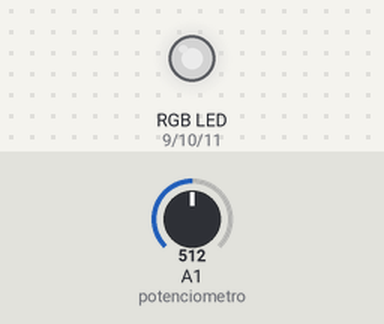
Bench run of a sketch on a simulated Arduino Uno, built with avr-gcc and run on an emulated ATmega328P. Shown: an RGB LED mixed from three pins (HIGH = lit). The test bench sets the inputs (shaded band); at power-on: A1 (potenciometro) = 512. Dim RGB values are drawn brighter than linear.

Above: at 1.2 s.
1.3 s: A1 (potenciometro) set to 716
At 2.5 s:
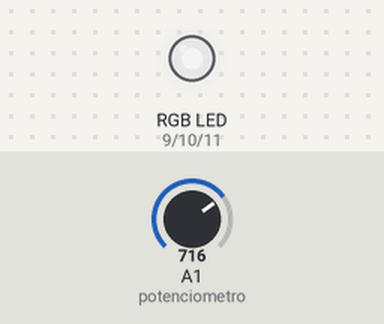
2.8 s: A1 (potenciometro) set to 900
At 3.6 s:
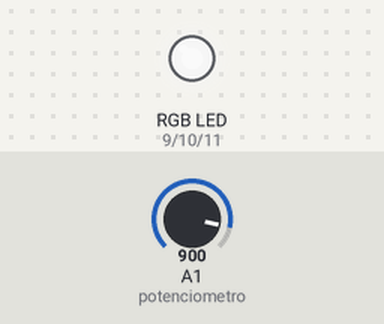
4.3 s: A1 (potenciometro) set to 122
At 4.8 s:
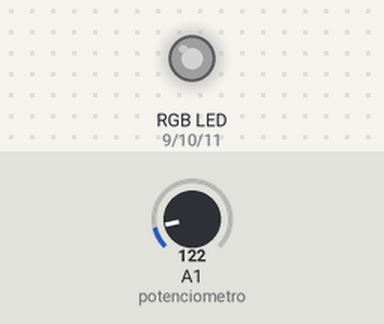
5.8 s: A1 (potenciometro) set to 0
At 7.0 s:
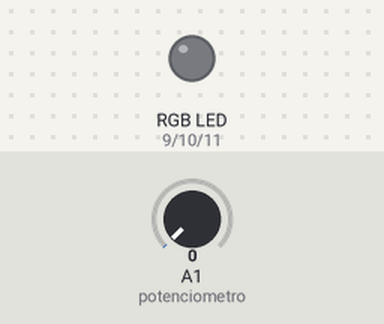
7.3 s: A1 (potenciometro) set to 511
At 8.2 s:
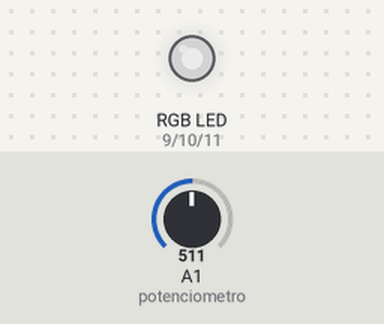
Timing chart, 0 to 9.8 s (numbered marks = the images above; inputs shaded):
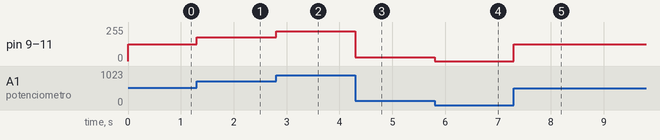

The sketch:

TP1EJ5.ino
```cpp
/* 5. Ahora varié la intensidad de los tres valores del led RGB (utilizando la misma técnica que en el punto anterior) para generar distintos colores.*/


void setup() {
  Serial.begin(9600);
  pinMode(9, OUTPUT);//red
  pinMode(10, OUTPUT);//green
  pinMode(11, OUTPUT);//blue
  pinMode(A1, INPUT);//potenciometro
}

void loop() {
  int v1 = analogRead(A1);
  modular(v1);
}

void modular(int v1){
   int position = map(v1, 0, 1023, 0, 255);
   analogWrite(9, position);
   analogWrite(10, position);
   analogWrite(11, position);
}
```

Measured:
- after the input at 1.3 s, pin 9 (red), pin 10 (green), pin 11 (blue): 127/255 → 178/255 at once
- after the input at 2.8 s, pin 9 (red), pin 10 (green), pin 11 (blue): 178/255 → 224/255 at once
- after the input at 4.3 s, pin 9 (red), pin 10 (green), pin 11 (blue): 224/255 → 30/255 at once
- after the input at 5.8 s, pin 9 (red), pin 10 (green), pin 11 (blue): 30/255 → 0/255 at once
- after the input at 7.3 s, pin 9 (red), pin 10 (green), pin 11 (blue): 0/255 → 127/255 at once
